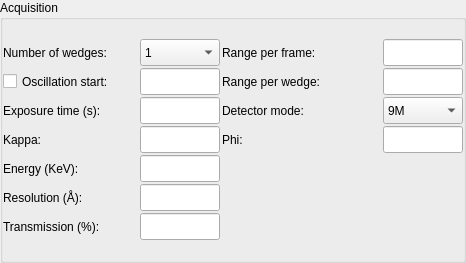
<?xml version="1.0" encoding="UTF-8"?>
<ui version="4.0">
 <class>AcquisitionWidgetVerticalSimpleLayout</class>
 <widget class="QWidget" name="AcquisitionWidgetVerticalSimpleLayout">
  <property name="geometry">
   <rect>
    <x>0</x>
    <y>0</y>
    <width>466</width>
    <height>263</height>
   </rect>
  </property>
  <property name="sizePolicy">
   <sizepolicy hsizetype="Preferred" vsizetype="Preferred">
    <horstretch>0</horstretch>
    <verstretch>0</verstretch>
   </sizepolicy>
  </property>
  <property name="maximumSize">
   <size>
    <width>32767</width>
    <height>32767</height>
   </size>
  </property>
  <property name="windowTitle">
   <string>AcquisitionWidgetVerticalSimple</string>
  </property>
  <layout class="QVBoxLayout">
   <property name="spacing">
    <number>0</number>
   </property>
   <property name="margin">
    <number>0</number>
   </property>
   <item>
    <widget class="QGroupBox" name="acq_gbox">
     <property name="maximumSize">
      <size>
       <width>32767</width>
       <height>32767</height>
      </size>
     </property>
     <property name="title">
      <string>Acquisition</string>
     </property>
     <layout class="QVBoxLayout" name="verticalLayout">
      <property name="spacing">
       <number>2</number>
      </property>
      <property name="margin">
       <number>0</number>
      </property>
      <item>
       <layout class="QGridLayout" name="gridLayout">
        <property name="spacing">
         <number>2</number>
        </property>
        <item row="0" column="0">
         <widget class="QLabel" name="num_images_label">
          <property name="sizePolicy">
           <sizepolicy hsizetype="Fixed" vsizetype="Preferred">
            <horstretch>0</horstretch>
            <verstretch>0</verstretch>
           </sizepolicy>
          </property>
          <property name="minimumSize">
           <size>
            <width>135</width>
            <height>27</height>
           </size>
          </property>
          <property name="maximumSize">
           <size>
            <width>16777215</width>
            <height>27</height>
           </size>
          </property>
          <property name="font">
           <font>
            <weight>50</weight>
            <bold>false</bold>
            <underline>false</underline>
           </font>
          </property>
          <property name="text">
           <string>Number of wedges:</string>
          </property>
          <property name="wordWrap">
           <bool>false</bool>
          </property>
         </widget>
        </item>
        <item row="0" column="1">
         <widget class="QComboBox" name="num_images_cbox">
          <property name="minimumSize">
           <size>
            <width>80</width>
            <height>27</height>
           </size>
          </property>
          <property name="maximumSize">
           <size>
            <width>80</width>
            <height>27</height>
           </size>
          </property>
          <item>
           <property name="text">
            <string>1</string>
           </property>
          </item>
          <item>
           <property name="text">
            <string>2</string>
           </property>
          </item>
          <item>
           <property name="text">
            <string>4</string>
           </property>
          </item>
         </widget>
        </item>
        <item row="0" column="2">
         <widget class="QLabel" name="angle_per_frame_label">
          <property name="text">
           <string>Range per frame:</string>
          </property>
         </widget>
        </item>
        <item row="0" column="3">
         <widget class="QLineEdit" name="angle_per_frame">
          <property name="minimumSize">
           <size>
            <width>80</width>
            <height>27</height>
           </size>
          </property>
          <property name="maximumSize">
           <size>
            <width>70</width>
            <height>27</height>
           </size>
          </property>
         </widget>
        </item>
        <item row="1" column="0">
         <widget class="QCheckBox" name="osc_start_cbox">
          <property name="maximumSize">
           <size>
            <width>16777215</width>
            <height>27</height>
           </size>
          </property>
          <property name="text">
           <string>Oscillation start:</string>
          </property>
         </widget>
        </item>
        <item row="1" column="1">
         <widget class="QLineEdit" name="osc_start_ledit">
          <property name="minimumSize">
           <size>
            <width>80</width>
            <height>27</height>
           </size>
          </property>
          <property name="maximumSize">
           <size>
            <width>70</width>
            <height>27</height>
           </size>
          </property>
         </widget>
        </item>
        <item row="1" column="2">
         <widget class="QLabel" name="osc_range_label">
          <property name="minimumSize">
           <size>
            <width>0</width>
            <height>27</height>
           </size>
          </property>
          <property name="maximumSize">
           <size>
            <width>16777215</width>
            <height>27</height>
           </size>
          </property>
          <property name="text">
           <string>Range per wedge:</string>
          </property>
          <property name="wordWrap">
           <bool>false</bool>
          </property>
         </widget>
        </item>
        <item row="1" column="3">
         <widget class="QLineEdit" name="osc_range_ledit">
          <property name="minimumSize">
           <size>
            <width>80</width>
            <height>27</height>
           </size>
          </property>
          <property name="maximumSize">
           <size>
            <width>70</width>
            <height>27</height>
           </size>
          </property>
         </widget>
        </item>
        <item row="2" column="0">
         <widget class="QLabel" name="exp_time_label">
          <property name="minimumSize">
           <size>
            <width>0</width>
            <height>27</height>
           </size>
          </property>
          <property name="maximumSize">
           <size>
            <width>16777215</width>
            <height>27</height>
           </size>
          </property>
          <property name="text">
           <string>Exposure time (s):</string>
          </property>
          <property name="wordWrap">
           <bool>false</bool>
          </property>
         </widget>
        </item>
        <item row="2" column="1">
         <widget class="QLineEdit" name="exp_time_ledit">
          <property name="minimumSize">
           <size>
            <width>80</width>
            <height>27</height>
           </size>
          </property>
          <property name="maximumSize">
           <size>
            <width>70</width>
            <height>27</height>
           </size>
          </property>
         </widget>
        </item>
        <item row="2" column="2">
         <widget class="QLabel" name="detector_roi_mode_label">
          <property name="enabled">
           <bool>true</bool>
          </property>
          <property name="sizePolicy">
           <sizepolicy hsizetype="Preferred" vsizetype="Preferred">
            <horstretch>0</horstretch>
            <verstretch>0</verstretch>
           </sizepolicy>
          </property>
          <property name="minimumSize">
           <size>
            <width>0</width>
            <height>27</height>
           </size>
          </property>
          <property name="maximumSize">
           <size>
            <width>16777215</width>
            <height>27</height>
           </size>
          </property>
          <property name="text">
           <string>Detector mode:</string>
          </property>
          <property name="wordWrap">
           <bool>false</bool>
          </property>
         </widget>
        </item>
        <item row="2" column="3">
         <widget class="QComboBox" name="detector_roi_mode_combo">
          <property name="enabled">
           <bool>true</bool>
          </property>
          <property name="minimumSize">
           <size>
            <width>80</width>
            <height>27</height>
           </size>
          </property>
          <property name="maximumSize">
           <size>
            <width>70</width>
            <height>27</height>
           </size>
          </property>
          <item>
           <property name="text">
            <string>9M</string>
           </property>
          </item>
          <item>
           <property name="text">
            <string>4M</string>
           </property>
          </item>
         </widget>
        </item>
        <item row="3" column="0">
         <widget class="QLabel" name="kappa_label">
          <property name="minimumSize">
           <size>
            <width>0</width>
            <height>27</height>
           </size>
          </property>
          <property name="maximumSize">
           <size>
            <width>16777215</width>
            <height>27</height>
           </size>
          </property>
          <property name="text">
           <string>Kappa:</string>
          </property>
         </widget>
        </item>
        <item row="3" column="1">
         <widget class="QLineEdit" name="kappa_ledit">
          <property name="minimumSize">
           <size>
            <width>80</width>
            <height>27</height>
           </size>
          </property>
          <property name="maximumSize">
           <size>
            <width>70</width>
            <height>27</height>
           </size>
          </property>
         </widget>
        </item>
        <item row="3" column="2">
         <widget class="QLabel" name="kappa_phi_label">
          <property name="minimumSize">
           <size>
            <width>0</width>
            <height>27</height>
           </size>
          </property>
          <property name="maximumSize">
           <size>
            <width>16777215</width>
            <height>27</height>
           </size>
          </property>
          <property name="text">
           <string>Phi:</string>
          </property>
          <property name="wordWrap">
           <bool>false</bool>
          </property>
         </widget>
        </item>
        <item row="3" column="3">
         <widget class="QLineEdit" name="kappa_phi_ledit">
          <property name="minimumSize">
           <size>
            <width>80</width>
            <height>27</height>
           </size>
          </property>
          <property name="maximumSize">
           <size>
            <width>70</width>
            <height>27</height>
           </size>
          </property>
         </widget>
        </item>
        <item row="4" column="0">
         <widget class="QLabel" name="energy_label">
          <property name="minimumSize">
           <size>
            <width>0</width>
            <height>27</height>
           </size>
          </property>
          <property name="maximumSize">
           <size>
            <width>16777215</width>
            <height>27</height>
           </size>
          </property>
          <property name="text">
           <string>Energy (KeV):</string>
          </property>
          <property name="wordWrap">
           <bool>false</bool>
          </property>
         </widget>
        </item>
        <item row="4" column="1">
         <widget class="QLineEdit" name="energy_ledit">
          <property name="minimumSize">
           <size>
            <width>80</width>
            <height>27</height>
           </size>
          </property>
          <property name="maximumSize">
           <size>
            <width>70</width>
            <height>27</height>
           </size>
          </property>
         </widget>
        </item>
        <item row="5" column="0">
         <widget class="QLabel" name="resolution_label">
          <property name="minimumSize">
           <size>
            <width>0</width>
            <height>27</height>
           </size>
          </property>
          <property name="maximumSize">
           <size>
            <width>16777215</width>
            <height>27</height>
           </size>
          </property>
          <property name="text">
           <string>Resolution (Å):</string>
          </property>
          <property name="wordWrap">
           <bool>false</bool>
          </property>
         </widget>
        </item>
        <item row="5" column="1">
         <widget class="QLineEdit" name="resolution_ledit">
          <property name="minimumSize">
           <size>
            <width>80</width>
            <height>27</height>
           </size>
          </property>
          <property name="maximumSize">
           <size>
            <width>70</width>
            <height>27</height>
           </size>
          </property>
         </widget>
        </item>
        <item row="6" column="0">
         <widget class="QLabel" name="transmission_label">
          <property name="sizePolicy">
           <sizepolicy hsizetype="Preferred" vsizetype="Preferred">
            <horstretch>0</horstretch>
            <verstretch>0</verstretch>
           </sizepolicy>
          </property>
          <property name="minimumSize">
           <size>
            <width>0</width>
            <height>27</height>
           </size>
          </property>
          <property name="maximumSize">
           <size>
            <width>16777215</width>
            <height>27</height>
           </size>
          </property>
          <property name="text">
           <string>Transmission (%):</string>
          </property>
          <property name="wordWrap">
           <bool>false</bool>
          </property>
         </widget>
        </item>
        <item row="6" column="1">
         <widget class="QLineEdit" name="transmission_ledit">
          <property name="minimumSize">
           <size>
            <width>80</width>
            <height>27</height>
           </size>
          </property>
          <property name="maximumSize">
           <size>
            <width>70</width>
            <height>27</height>
           </size>
          </property>
         </widget>
        </item>
       </layout>
      </item>
     </layout>
    </widget>
   </item>
  </layout>
 </widget>
 <layoutdefault spacing="6" margin="11"/>
 <pixmapfunction>qPixmapFromMimeSource</pixmapfunction>
 <resources/>
 <connections/>
</ui>
